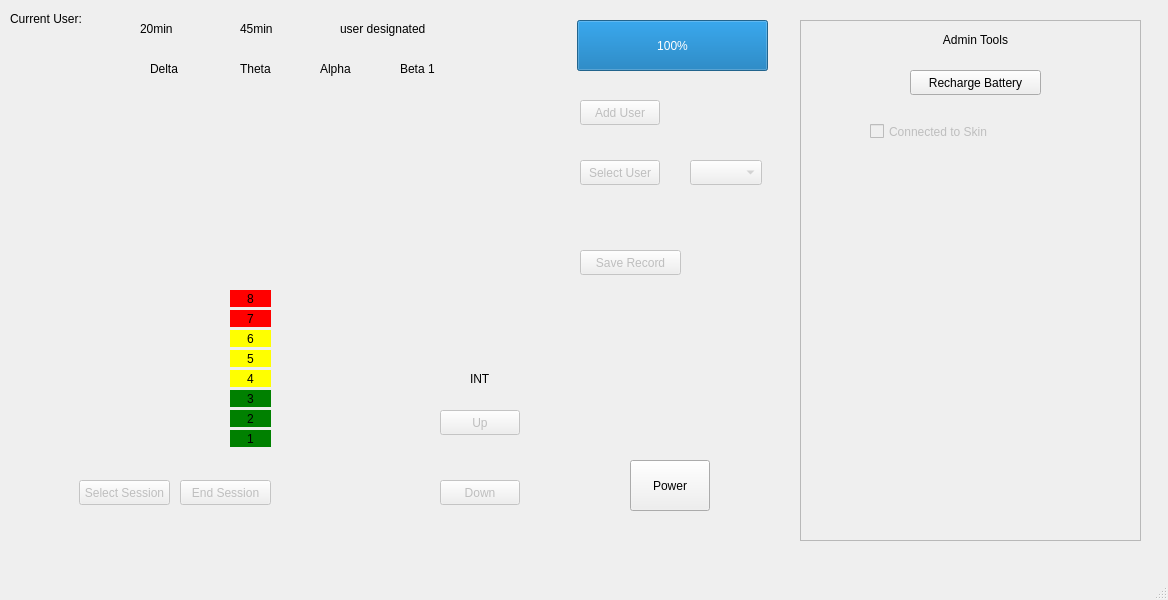
<?xml version="1.0" encoding="UTF-8"?>
<ui version="4.0">
 <class>MainWindow</class>
 <widget class="QMainWindow" name="MainWindow">
  <property name="geometry">
   <rect>
    <x>0</x>
    <y>0</y>
    <width>1168</width>
    <height>600</height>
   </rect>
  </property>
  <property name="windowTitle">
   <string>MainWindow</string>
  </property>
  <widget class="QWidget" name="centralwidget">
   <widget class="QPushButton" name="powerButton">
    <property name="geometry">
     <rect>
      <x>630</x>
      <y>460</y>
      <width>80</width>
      <height>51</height>
     </rect>
    </property>
    <property name="text">
     <string>Power</string>
    </property>
   </widget>
   <widget class="QLabel" name="twentyMin">
    <property name="geometry">
     <rect>
      <x>140</x>
      <y>20</y>
      <width>54</width>
      <height>17</height>
     </rect>
    </property>
    <property name="text">
     <string>20min</string>
    </property>
   </widget>
   <widget class="QLabel" name="fortyfiveMin">
    <property name="geometry">
     <rect>
      <x>240</x>
      <y>20</y>
      <width>54</width>
      <height>17</height>
     </rect>
    </property>
    <property name="text">
     <string>45min</string>
    </property>
   </widget>
   <widget class="QLabel" name="userDes">
    <property name="geometry">
     <rect>
      <x>340</x>
      <y>20</y>
      <width>101</width>
      <height>17</height>
     </rect>
    </property>
    <property name="text">
     <string>user designated</string>
    </property>
   </widget>
   <widget class="QLabel" name="delta">
    <property name="geometry">
     <rect>
      <x>150</x>
      <y>60</y>
      <width>54</width>
      <height>17</height>
     </rect>
    </property>
    <property name="text">
     <string>Delta</string>
    </property>
   </widget>
   <widget class="QLabel" name="theta">
    <property name="geometry">
     <rect>
      <x>240</x>
      <y>60</y>
      <width>54</width>
      <height>17</height>
     </rect>
    </property>
    <property name="text">
     <string>Theta</string>
    </property>
   </widget>
   <widget class="QLabel" name="alpha">
    <property name="geometry">
     <rect>
      <x>320</x>
      <y>60</y>
      <width>54</width>
      <height>17</height>
     </rect>
    </property>
    <property name="text">
     <string>Alpha</string>
    </property>
   </widget>
   <widget class="QLabel" name="beta1">
    <property name="geometry">
     <rect>
      <x>400</x>
      <y>60</y>
      <width>54</width>
      <height>17</height>
     </rect>
    </property>
    <property name="text">
     <string>Beta 1</string>
    </property>
   </widget>
   <widget class="QPushButton" name="upButton">
    <property name="enabled">
     <bool>false</bool>
    </property>
    <property name="geometry">
     <rect>
      <x>440</x>
      <y>410</y>
      <width>80</width>
      <height>25</height>
     </rect>
    </property>
    <property name="text">
     <string>Up</string>
    </property>
   </widget>
   <widget class="QPushButton" name="downButton">
    <property name="enabled">
     <bool>false</bool>
    </property>
    <property name="geometry">
     <rect>
      <x>440</x>
      <y>480</y>
      <width>80</width>
      <height>25</height>
     </rect>
    </property>
    <property name="text">
     <string>Down</string>
    </property>
   </widget>
   <widget class="QLabel" name="label_8">
    <property name="geometry">
     <rect>
      <x>470</x>
      <y>370</y>
      <width>21</width>
      <height>17</height>
     </rect>
    </property>
    <property name="text">
     <string>INT</string>
    </property>
   </widget>
   <widget class="QPushButton" name="selectButton">
    <property name="enabled">
     <bool>false</bool>
    </property>
    <property name="geometry">
     <rect>
      <x>79</x>
      <y>480</y>
      <width>91</width>
      <height>25</height>
     </rect>
    </property>
    <property name="text">
     <string>Select Session</string>
    </property>
    <property name="checkable">
     <bool>false</bool>
    </property>
   </widget>
   <widget class="QLabel" name="powerLabel">
    <property name="geometry">
     <rect>
      <x>640</x>
      <y>430</y>
      <width>61</width>
      <height>17</height>
     </rect>
    </property>
    <property name="text">
     <string/>
    </property>
   </widget>
   <widget class="QLabel" name="intensity1">
    <property name="geometry">
     <rect>
      <x>230</x>
      <y>430</y>
      <width>41</width>
      <height>17</height>
     </rect>
    </property>
    <property name="styleSheet">
     <string notr="true">background-color: green;</string>
    </property>
    <property name="text">
     <string>1</string>
    </property>
    <property name="alignment">
     <set>Qt::AlignCenter</set>
    </property>
   </widget>
   <widget class="QLabel" name="intensity2">
    <property name="geometry">
     <rect>
      <x>230</x>
      <y>410</y>
      <width>41</width>
      <height>17</height>
     </rect>
    </property>
    <property name="styleSheet">
     <string notr="true">background-color: green;</string>
    </property>
    <property name="text">
     <string>2</string>
    </property>
    <property name="alignment">
     <set>Qt::AlignCenter</set>
    </property>
   </widget>
   <widget class="QLabel" name="intensity3">
    <property name="geometry">
     <rect>
      <x>230</x>
      <y>390</y>
      <width>41</width>
      <height>17</height>
     </rect>
    </property>
    <property name="styleSheet">
     <string notr="true">background-color: green;</string>
    </property>
    <property name="text">
     <string>3</string>
    </property>
    <property name="alignment">
     <set>Qt::AlignCenter</set>
    </property>
   </widget>
   <widget class="QLabel" name="intensity4">
    <property name="geometry">
     <rect>
      <x>230</x>
      <y>370</y>
      <width>41</width>
      <height>17</height>
     </rect>
    </property>
    <property name="styleSheet">
     <string notr="true">background-color: yellow;</string>
    </property>
    <property name="text">
     <string>4</string>
    </property>
    <property name="alignment">
     <set>Qt::AlignCenter</set>
    </property>
   </widget>
   <widget class="QLabel" name="intensity5">
    <property name="geometry">
     <rect>
      <x>230</x>
      <y>350</y>
      <width>41</width>
      <height>17</height>
     </rect>
    </property>
    <property name="styleSheet">
     <string notr="true">background-color: yellow;</string>
    </property>
    <property name="text">
     <string>5</string>
    </property>
    <property name="alignment">
     <set>Qt::AlignCenter</set>
    </property>
   </widget>
   <widget class="QLabel" name="intensity6">
    <property name="geometry">
     <rect>
      <x>230</x>
      <y>330</y>
      <width>41</width>
      <height>17</height>
     </rect>
    </property>
    <property name="styleSheet">
     <string notr="true">background-color: yellow;</string>
    </property>
    <property name="text">
     <string>6</string>
    </property>
    <property name="alignment">
     <set>Qt::AlignCenter</set>
    </property>
   </widget>
   <widget class="QLabel" name="intensity7">
    <property name="geometry">
     <rect>
      <x>230</x>
      <y>310</y>
      <width>41</width>
      <height>17</height>
     </rect>
    </property>
    <property name="styleSheet">
     <string notr="true">background-color: red;</string>
    </property>
    <property name="text">
     <string>7</string>
    </property>
    <property name="alignment">
     <set>Qt::AlignCenter</set>
    </property>
   </widget>
   <widget class="QLabel" name="intensity8">
    <property name="geometry">
     <rect>
      <x>230</x>
      <y>290</y>
      <width>41</width>
      <height>17</height>
     </rect>
    </property>
    <property name="styleSheet">
     <string notr="true">background-color: red;</string>
    </property>
    <property name="text">
     <string>8</string>
    </property>
    <property name="alignment">
     <set>Qt::AlignCenter</set>
    </property>
   </widget>
   <widget class="QProgressBar" name="progressBar">
    <property name="enabled">
     <bool>true</bool>
    </property>
    <property name="geometry">
     <rect>
      <x>577</x>
      <y>20</y>
      <width>191</width>
      <height>51</height>
     </rect>
    </property>
    <property name="styleSheet">
     <string notr="true"/>
    </property>
    <property name="value">
     <number>100</number>
    </property>
    <property name="textVisible">
     <bool>true</bool>
    </property>
   </widget>
   <widget class="QFrame" name="frame">
    <property name="geometry">
     <rect>
      <x>800</x>
      <y>20</y>
      <width>341</width>
      <height>521</height>
     </rect>
    </property>
    <property name="frameShape">
     <enum>QFrame::StyledPanel</enum>
    </property>
    <property name="frameShadow">
     <enum>QFrame::Raised</enum>
    </property>
    <widget class="QLabel" name="label">
     <property name="geometry">
      <rect>
       <x>90</x>
       <y>10</y>
       <width>171</width>
       <height>20</height>
      </rect>
     </property>
     <property name="layoutDirection">
      <enum>Qt::LeftToRight</enum>
     </property>
     <property name="text">
      <string>Admin Tools</string>
     </property>
     <property name="alignment">
      <set>Qt::AlignCenter</set>
     </property>
    </widget>
    <widget class="QPushButton" name="rechargeButton">
     <property name="enabled">
      <bool>true</bool>
     </property>
     <property name="geometry">
      <rect>
       <x>110</x>
       <y>50</y>
       <width>131</width>
       <height>25</height>
      </rect>
     </property>
     <property name="text">
      <string>Recharge Battery</string>
     </property>
    </widget>
    <widget class="QCheckBox" name="skinCheckBox">
     <property name="enabled">
      <bool>false</bool>
     </property>
     <property name="geometry">
      <rect>
       <x>70</x>
       <y>100</y>
       <width>211</width>
       <height>23</height>
      </rect>
     </property>
     <property name="text">
      <string>Connected to Skin</string>
     </property>
    </widget>
   </widget>
   <widget class="QComboBox" name="userDropdown">
    <property name="enabled">
     <bool>false</bool>
    </property>
    <property name="geometry">
     <rect>
      <x>690</x>
      <y>160</y>
      <width>72</width>
      <height>25</height>
     </rect>
    </property>
   </widget>
   <widget class="QPushButton" name="addUserButton">
    <property name="enabled">
     <bool>false</bool>
    </property>
    <property name="geometry">
     <rect>
      <x>580</x>
      <y>100</y>
      <width>80</width>
      <height>25</height>
     </rect>
    </property>
    <property name="text">
     <string>Add User</string>
    </property>
   </widget>
   <widget class="QLabel" name="label_2">
    <property name="geometry">
     <rect>
      <x>10</x>
      <y>10</y>
      <width>81</width>
      <height>17</height>
     </rect>
    </property>
    <property name="text">
     <string>Current User:</string>
    </property>
   </widget>
   <widget class="QPushButton" name="selectUser">
    <property name="enabled">
     <bool>false</bool>
    </property>
    <property name="geometry">
     <rect>
      <x>580</x>
      <y>160</y>
      <width>80</width>
      <height>25</height>
     </rect>
    </property>
    <property name="text">
     <string>Select User</string>
    </property>
   </widget>
   <widget class="QLabel" name="currentUserText">
    <property name="geometry">
     <rect>
      <x>10</x>
      <y>30</y>
      <width>54</width>
      <height>17</height>
     </rect>
    </property>
    <property name="text">
     <string/>
    </property>
   </widget>
   <widget class="QPushButton" name="endSessionButton">
    <property name="enabled">
     <bool>false</bool>
    </property>
    <property name="geometry">
     <rect>
      <x>180</x>
      <y>480</y>
      <width>91</width>
      <height>25</height>
     </rect>
    </property>
    <property name="text">
     <string>End Session</string>
    </property>
   </widget>
   <widget class="QPushButton" name="saveRecordButton">
    <property name="enabled">
     <bool>false</bool>
    </property>
    <property name="geometry">
     <rect>
      <x>580</x>
      <y>250</y>
      <width>101</width>
      <height>25</height>
     </rect>
    </property>
    <property name="text">
     <string>Save Record</string>
    </property>
   </widget>
  </widget>
  <widget class="QMenuBar" name="menubar">
   <property name="geometry">
    <rect>
     <x>0</x>
     <y>0</y>
     <width>1168</width>
     <height>22</height>
    </rect>
   </property>
  </widget>
  <widget class="QStatusBar" name="statusbar"/>
 </widget>
 <resources/>
 <connections/>
</ui>
